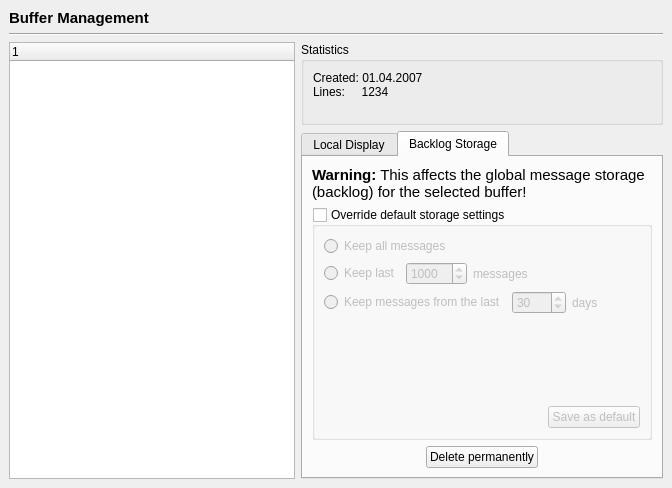
<ui version="4.0" >
 <class>BufferManagementSettingsPage</class>
 <widget class="QWidget" name="BufferManagementSettingsPage" >
  <property name="geometry" >
   <rect>
    <x>0</x>
    <y>0</y>
    <width>672</width>
    <height>488</height>
   </rect>
  </property>
  <property name="windowTitle" >
   <string>Form</string>
  </property>
  <layout class="QVBoxLayout" >
   <property name="margin" >
    <number>9</number>
   </property>
   <property name="spacing" >
    <number>6</number>
   </property>
   <item>
    <widget class="QLabel" name="label" >
     <property name="frameShape" >
      <enum>QFrame::NoFrame</enum>
     </property>
     <property name="text" >
      <string>&lt;html>&lt;head>&lt;meta name="qrichtext" content="1" />&lt;style type="text/css">
p, li { white-space: pre-wrap; }
&lt;/style>&lt;/head>&lt;body style=" font-family:'Bitstream Vera Sans'; font-size:11pt; font-weight:400; font-style:normal; text-decoration:none;">
&lt;p style=" margin-top:0px; margin-bottom:0px; margin-left:0px; margin-right:0px; -qt-block-indent:0; text-indent:0px;">&lt;span style=" font-weight:600;">Buffer Management&lt;/span>&lt;/p>&lt;/body>&lt;/html></string>
     </property>
    </widget>
   </item>
   <item>
    <widget class="Line" name="line" >
     <property name="orientation" >
      <enum>Qt::Horizontal</enum>
     </property>
    </widget>
   </item>
   <item>
    <layout class="QHBoxLayout" >
     <property name="margin" >
      <number>0</number>
     </property>
     <property name="spacing" >
      <number>6</number>
     </property>
     <item>
      <widget class="QTreeWidget" name="tree" >
       <property name="rootIsDecorated" >
        <bool>false</bool>
       </property>
      </widget>
     </item>
     <item>
      <layout class="QVBoxLayout" >
       <property name="margin" >
        <number>0</number>
       </property>
       <property name="spacing" >
        <number>6</number>
       </property>
       <item>
        <widget class="QGroupBox" name="groupBox" >
         <property name="title" >
          <string>Statistics</string>
         </property>
         <property name="flat" >
          <bool>false</bool>
         </property>
         <layout class="QVBoxLayout" >
          <property name="margin" >
           <number>9</number>
          </property>
          <property name="spacing" >
           <number>6</number>
          </property>
          <item>
           <widget class="QLabel" name="label_2" >
            <property name="text" >
             <string>Created: 01.04.2007
Lines:     1234
</string>
            </property>
            <property name="alignment" >
             <set>Qt::AlignLeading|Qt::AlignLeft|Qt::AlignTop</set>
            </property>
           </widget>
          </item>
         </layout>
        </widget>
       </item>
       <item>
        <widget class="QTabWidget" name="tabWidget" >
         <property name="currentIndex" >
          <number>1</number>
         </property>
         <widget class="QWidget" name="tab" >
          <property name="whatsThis" >
           <string>Defines how many messages the local Quassel client shows for this buffer. This is independent from the central backlog storage in the core.</string>
          </property>
          <attribute name="title" >
           <string>Local Display</string>
          </attribute>
          <layout class="QVBoxLayout" >
           <property name="margin" >
            <number>9</number>
           </property>
           <property name="spacing" >
            <number>6</number>
           </property>
           <item>
            <widget class="QGroupBox" name="groupBox_2" >
             <property name="title" >
              <string>Override default display options</string>
             </property>
             <property name="checkable" >
              <bool>true</bool>
             </property>
             <property name="checked" >
              <bool>false</bool>
             </property>
             <layout class="QVBoxLayout" >
              <property name="margin" >
               <number>9</number>
              </property>
              <property name="spacing" >
               <number>6</number>
              </property>
              <item>
               <widget class="QRadioButton" name="radioButton" >
                <property name="text" >
                 <string>Show all messages</string>
                </property>
               </widget>
              </item>
              <item>
               <layout class="QHBoxLayout" >
                <property name="margin" >
                 <number>0</number>
                </property>
                <property name="spacing" >
                 <number>6</number>
                </property>
                <item>
                 <widget class="QRadioButton" name="radioButton_2" >
                  <property name="sizePolicy" >
                   <sizepolicy>
                    <hsizetype>5</hsizetype>
                    <vsizetype>0</vsizetype>
                    <horstretch>0</horstretch>
                    <verstretch>0</verstretch>
                   </sizepolicy>
                  </property>
                  <property name="text" >
                   <string>Show last</string>
                  </property>
                 </widget>
                </item>
                <item>
                 <widget class="QSpinBox" name="spinBox" >
                  <property name="sizePolicy" >
                   <sizepolicy>
                    <hsizetype>5</hsizetype>
                    <vsizetype>0</vsizetype>
                    <horstretch>0</horstretch>
                    <verstretch>0</verstretch>
                   </sizepolicy>
                  </property>
                  <property name="maximum" >
                   <number>99999</number>
                  </property>
                  <property name="minimum" >
                   <number>1</number>
                  </property>
                  <property name="value" >
                   <number>1000</number>
                  </property>
                 </widget>
                </item>
                <item>
                 <widget class="QLabel" name="label_3" >
                  <property name="text" >
                   <string>messages</string>
                  </property>
                 </widget>
                </item>
                <item>
                 <spacer>
                  <property name="orientation" >
                   <enum>Qt::Horizontal</enum>
                  </property>
                  <property name="sizeHint" >
                   <size>
                    <width>40</width>
                    <height>20</height>
                   </size>
                  </property>
                 </spacer>
                </item>
               </layout>
              </item>
              <item>
               <layout class="QHBoxLayout" >
                <property name="margin" >
                 <number>0</number>
                </property>
                <property name="spacing" >
                 <number>6</number>
                </property>
                <item>
                 <widget class="QRadioButton" name="radioButton_3" >
                  <property name="text" >
                   <string>Show messages from the last</string>
                  </property>
                 </widget>
                </item>
                <item>
                 <widget class="QSpinBox" name="spinBox_2" >
                  <property name="maximum" >
                   <number>1000</number>
                  </property>
                  <property name="minimum" >
                   <number>1</number>
                  </property>
                  <property name="value" >
                   <number>30</number>
                  </property>
                 </widget>
                </item>
                <item>
                 <widget class="QLabel" name="label_4" >
                  <property name="enabled" >
                   <bool>false</bool>
                  </property>
                  <property name="text" >
                   <string>days</string>
                  </property>
                 </widget>
                </item>
                <item>
                 <spacer>
                  <property name="orientation" >
                   <enum>Qt::Horizontal</enum>
                  </property>
                  <property name="sizeHint" >
                   <size>
                    <width>40</width>
                    <height>20</height>
                   </size>
                  </property>
                 </spacer>
                </item>
               </layout>
              </item>
              <item>
               <widget class="QRadioButton" name="radioButton_4" >
                <property name="text" >
                 <string>Hide buffer locally</string>
                </property>
               </widget>
              </item>
              <item>
               <spacer>
                <property name="orientation" >
                 <enum>Qt::Vertical</enum>
                </property>
                <property name="sizeHint" >
                 <size>
                  <width>20</width>
                  <height>40</height>
                 </size>
                </property>
               </spacer>
              </item>
              <item>
               <layout class="QHBoxLayout" >
                <property name="margin" >
                 <number>0</number>
                </property>
                <property name="spacing" >
                 <number>6</number>
                </property>
                <item>
                 <spacer>
                  <property name="orientation" >
                   <enum>Qt::Horizontal</enum>
                  </property>
                  <property name="sizeHint" >
                   <size>
                    <width>40</width>
                    <height>20</height>
                   </size>
                  </property>
                 </spacer>
                </item>
                <item>
                 <widget class="QPushButton" name="pushButton" >
                  <property name="text" >
                   <string>Save as default</string>
                  </property>
                 </widget>
                </item>
               </layout>
              </item>
             </layout>
            </widget>
           </item>
          </layout>
         </widget>
         <widget class="QWidget" name="tab_2" >
          <attribute name="title" >
           <string>Backlog Storage</string>
          </attribute>
          <layout class="QVBoxLayout" >
           <property name="margin" >
            <number>9</number>
           </property>
           <property name="spacing" >
            <number>6</number>
           </property>
           <item>
            <widget class="QLabel" name="label_7" >
             <property name="text" >
              <string>&lt;html>&lt;head>&lt;meta name="qrichtext" content="1" />&lt;style type="text/css">
p, li { white-space: pre-wrap; }
&lt;/style>&lt;/head>&lt;body style=" font-family:'Bitstream Vera Sans'; font-size:11pt; font-weight:400; font-style:normal; text-decoration:none;">
&lt;p style=" margin-top:0px; margin-bottom:0px; margin-left:0px; margin-right:0px; -qt-block-indent:0; text-indent:0px;">&lt;span style=" font-weight:600;">Warning:&lt;/span> This affects the global message storage (backlog) for the selected buffer!&lt;/p>&lt;/body>&lt;/html></string>
             </property>
             <property name="alignment" >
              <set>Qt::AlignLeading|Qt::AlignLeft|Qt::AlignTop</set>
             </property>
             <property name="wordWrap" >
              <bool>true</bool>
             </property>
            </widget>
           </item>
           <item>
            <widget class="QGroupBox" name="groupBox_3" >
             <property name="title" >
              <string>Override default storage settings</string>
             </property>
             <property name="checkable" >
              <bool>true</bool>
             </property>
             <property name="checked" >
              <bool>false</bool>
             </property>
             <layout class="QVBoxLayout" >
              <property name="margin" >
               <number>9</number>
              </property>
              <property name="spacing" >
               <number>6</number>
              </property>
              <item>
               <widget class="QRadioButton" name="radioButton_5" >
                <property name="text" >
                 <string>Keep all messages</string>
                </property>
               </widget>
              </item>
              <item>
               <layout class="QHBoxLayout" >
                <property name="margin" >
                 <number>0</number>
                </property>
                <property name="spacing" >
                 <number>6</number>
                </property>
                <item>
                 <widget class="QRadioButton" name="radioButton_6" >
                  <property name="sizePolicy" >
                   <sizepolicy>
                    <hsizetype>5</hsizetype>
                    <vsizetype>0</vsizetype>
                    <horstretch>0</horstretch>
                    <verstretch>0</verstretch>
                   </sizepolicy>
                  </property>
                  <property name="text" >
                   <string>Keep last</string>
                  </property>
                 </widget>
                </item>
                <item>
                 <widget class="QSpinBox" name="spinBox_3" >
                  <property name="sizePolicy" >
                   <sizepolicy>
                    <hsizetype>5</hsizetype>
                    <vsizetype>0</vsizetype>
                    <horstretch>0</horstretch>
                    <verstretch>0</verstretch>
                   </sizepolicy>
                  </property>
                  <property name="maximum" >
                   <number>99999</number>
                  </property>
                  <property name="minimum" >
                   <number>1</number>
                  </property>
                  <property name="value" >
                   <number>1000</number>
                  </property>
                 </widget>
                </item>
                <item>
                 <widget class="QLabel" name="label_5" >
                  <property name="text" >
                   <string>messages</string>
                  </property>
                 </widget>
                </item>
                <item>
                 <spacer>
                  <property name="orientation" >
                   <enum>Qt::Horizontal</enum>
                  </property>
                  <property name="sizeHint" >
                   <size>
                    <width>40</width>
                    <height>20</height>
                   </size>
                  </property>
                 </spacer>
                </item>
               </layout>
              </item>
              <item>
               <layout class="QHBoxLayout" >
                <property name="margin" >
                 <number>0</number>
                </property>
                <property name="spacing" >
                 <number>6</number>
                </property>
                <item>
                 <widget class="QRadioButton" name="radioButton_7" >
                  <property name="text" >
                   <string>Keep messages from the last</string>
                  </property>
                 </widget>
                </item>
                <item>
                 <widget class="QSpinBox" name="spinBox_4" >
                  <property name="maximum" >
                   <number>1000</number>
                  </property>
                  <property name="minimum" >
                   <number>1</number>
                  </property>
                  <property name="value" >
                   <number>30</number>
                  </property>
                 </widget>
                </item>
                <item>
                 <widget class="QLabel" name="label_6" >
                  <property name="enabled" >
                   <bool>false</bool>
                  </property>
                  <property name="text" >
                   <string>days</string>
                  </property>
                 </widget>
                </item>
                <item>
                 <spacer>
                  <property name="orientation" >
                   <enum>Qt::Horizontal</enum>
                  </property>
                  <property name="sizeHint" >
                   <size>
                    <width>40</width>
                    <height>20</height>
                   </size>
                  </property>
                 </spacer>
                </item>
               </layout>
              </item>
              <item>
               <spacer>
                <property name="orientation" >
                 <enum>Qt::Vertical</enum>
                </property>
                <property name="sizeHint" >
                 <size>
                  <width>20</width>
                  <height>40</height>
                 </size>
                </property>
               </spacer>
              </item>
              <item>
               <layout class="QHBoxLayout" >
                <property name="margin" >
                 <number>0</number>
                </property>
                <property name="spacing" >
                 <number>6</number>
                </property>
                <item>
                 <spacer>
                  <property name="orientation" >
                   <enum>Qt::Horizontal</enum>
                  </property>
                  <property name="sizeHint" >
                   <size>
                    <width>40</width>
                    <height>20</height>
                   </size>
                  </property>
                 </spacer>
                </item>
                <item>
                 <widget class="QPushButton" name="pushButton_2" >
                  <property name="text" >
                   <string>Save as default</string>
                  </property>
                 </widget>
                </item>
               </layout>
              </item>
             </layout>
            </widget>
           </item>
           <item>
            <layout class="QHBoxLayout" >
             <property name="margin" >
              <number>0</number>
             </property>
             <property name="spacing" >
              <number>6</number>
             </property>
             <item>
              <spacer>
               <property name="orientation" >
                <enum>Qt::Horizontal</enum>
               </property>
               <property name="sizeHint" >
                <size>
                 <width>40</width>
                 <height>20</height>
                </size>
               </property>
              </spacer>
             </item>
             <item>
              <widget class="QPushButton" name="pushButton_3" >
               <property name="text" >
                <string>Delete permanently</string>
               </property>
              </widget>
             </item>
             <item>
              <spacer>
               <property name="orientation" >
                <enum>Qt::Horizontal</enum>
               </property>
               <property name="sizeHint" >
                <size>
                 <width>40</width>
                 <height>20</height>
                </size>
               </property>
              </spacer>
             </item>
            </layout>
           </item>
          </layout>
         </widget>
        </widget>
       </item>
      </layout>
     </item>
    </layout>
   </item>
  </layout>
 </widget>
 <resources/>
 <connections/>
</ui>
